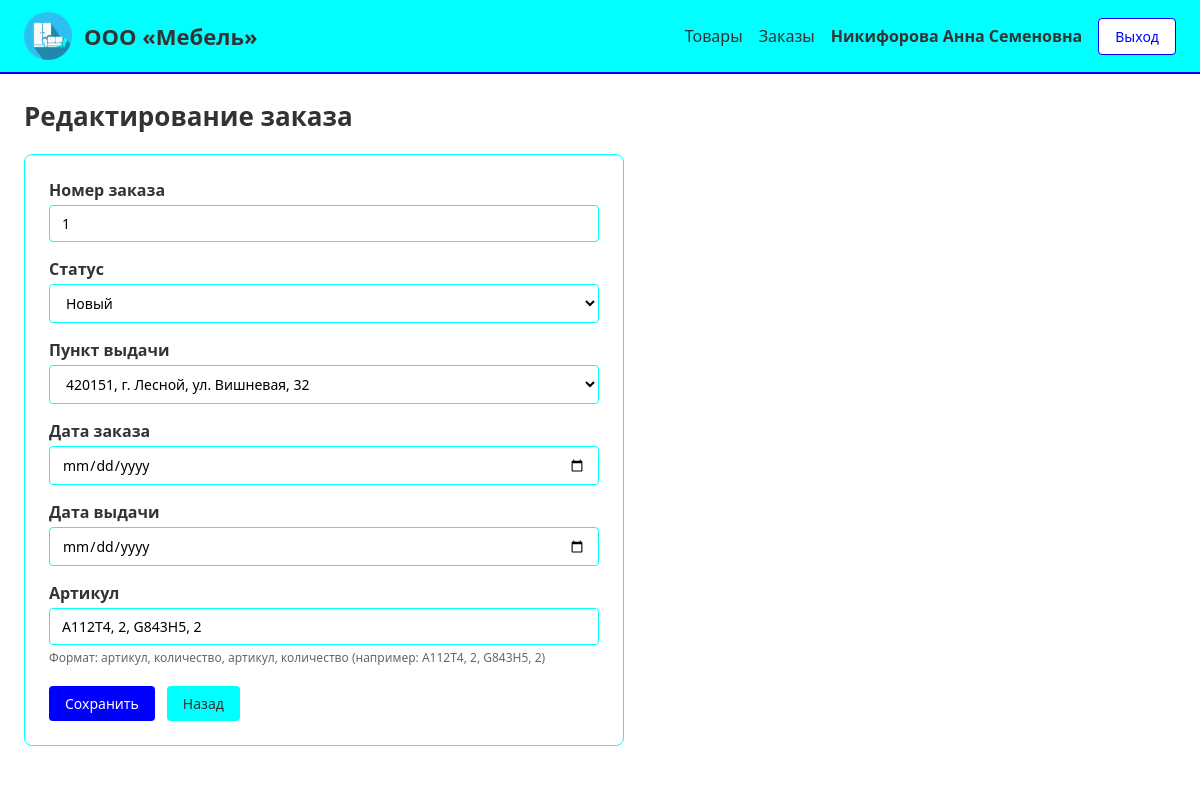
The page /orders/1/edit/ (signed in) on the database its author committed.
### shop/models.py (models this page shows, shortened)
class AppUser(models.Model):
    role = models.CharField('Роль', max_length=20, choices=Role.choices)
    full_name = models.CharField('ФИО', max_length=200)
    login = models.EmailField('Логин', unique=True)
    password = models.CharField('Пароль', max_length=100)
    class Meta:
        verbose_name = 'Пользователь'
        verbose_name_plural = 'Пользователи'

class Order(models.Model):
    number = models.PositiveIntegerField('Номер заказа', unique=True)
    status = models.ForeignKey(
        OrderStatus, on_delete=models.PROTECT, verbose_name='Статус',
    )
    pickup_point = models.ForeignKey(
        PickupPoint, on_delete=models.PROTECT, verbose_name='Пункт выдачи',
    )
    order_date = models.DateField('Дата заказа')
    delivery_date = models.DateField('Дата выдачи')
    client = models.ForeignKey(
        AppUser, on_delete=models.PROTECT,
        verbose_name='Клиент', limit_choices_to={'role': Role.CLIENT},
    )
    pickup_code = models.PositiveIntegerField('Код для получения')
    class Meta:
        verbose_name = 'Заказ'
        verbose_name_plural = 'Заказы'
        ordering = ['number']
    @property
    def articles_display(self):
        items = self.items.select_related('product').all()
        parts = []
        for item in items:
            parts.append(f'{item.product.article}, {item.quantity}')
        return ', '.join(parts)

### shop/views.py (the view)
# urls.py: path('orders/<int:pk>/edit/', views.order_edit_view, name='order_edit'),
@admin_required
def order_edit_view(request, pk):
    order = get_object_or_404(Order, pk=pk)
    if request.session.get('editing_order_id') and request.session['editing_order_id'] != pk:
        messages.warning(request, 'Уже открыто окно редактирования другого заказа.')
        return redirect('order_edit', pk=request.session['editing_order_id'])
    request.session['editing_order_id'] = pk
    if request.method == 'POST':
        form = OrderForm(request.POST, instance=order)
        if form.is_valid():
            updated = form.save()
            order.items.all().delete()
            for item in form.cleaned_items:
                OrderItem.objects.create(
                    order=updated,
                    product=item['product'],
                    quantity=item['quantity'],
                )
            request.session.pop('editing_order_id', None)
            messages.success(request, f'Заказ №{updated.number} успешно обновлён.')
            return redirect('order_list')
    else:
        form = OrderForm(instance=order)
    return render(request, 'shop/order_form.html', {
        'form': form,
        'order': order,
        'is_edit': True,
        'page_title': 'Редактирование заказа',
        'current_user': get_current_user(request),
    })

### shop/forms.py (shortened to what this page needs)
class OrderForm(forms.ModelForm):
    articles = forms.CharField(
        label='Артикул',
        help_text='Формат: артикул, количество, артикул, количество (например: А112Т4, 2, G843H5, 2)',
        widget=forms.TextInput(attrs={
            'placeholder': 'А112Т4, 2, G843H5, 2', 'class': 'input',
        }),
    )
    class Meta:
        model = Order
        fields = [
            'status', 'pickup_point', 'order_date', 'delivery_date',
        ]
        widgets = {
            'status': forms.Select(attrs={'class': 'select'}),
            'pickup_point': forms.Select(attrs={'class': 'select'}),
            'order_date': forms.DateInput(attrs={'type': 'date', 'class': 'input'}),
            'delivery_date': forms.DateInput(attrs={'type': 'date', 'class': 'input'}),
        }
    def __init__(self, *args, **kwargs):
        super().__init__(*args, **kwargs)
        self.fields['status'].queryset = OrderStatus.objects.order_by('name')
        self.fields['pickup_point'].queryset = PickupPoint.objects.order_by('id')
        if self.instance.pk:
            self.fields['articles'].initial = self.instance.articles_display

### shop/models.py (called while the page is built)
    def __str__(self):
        return self.address

    def __str__(self):
        return self.name

### shop/views.py (called while the page is built)
def get_current_user(request):
    user_id = request.session.get('user_id')
    if user_id:
        return AppUser.objects.filter(pk=user_id).first()
    return None

### templates/shop/order_form.html (shortened to what this page needs)
{% extends 'base.html' %}
{% block content %}
<div class="form-page">
    <form method="post" class="form form--wide">
        {% if is_edit %}
        <div class="form-group">
            <label>Номер заказа</label>
            <input type="text" value="{{ order.number }}" readonly class="input input--readonly">
        </div>
        {% endif %}
        {% for field in form %}
        <div class="form-group">
            <label for="{{ field.id_for_label }}">{{ field.label }}</label>
            {{ field }}
            {% if field.help_text %}
                <span class="form-hint">{{ field.help_text }}</span>
            {% endif %}
        </div>
        {% endfor %}
        <div class="form-actions">
            <button type="submit" class="btn btn--primary">
                {% if is_edit %}Сохранить{% else %}Добавить{% endif %}
            </button>
            <a href="{% url 'order_list' %}" class="btn btn--secondary">Назад</a>
        </div>
    </form>
</div>
{% endblock %}

### templates/base.html (shortened to what this page needs)
{% load static %}
<!DOCTYPE html>
<html lang="ru">
<head>
    <link rel="stylesheet" href="{% static 'css/style.css' %}">
</head>
<body>
    <header class="header">
        <div class="header__logo">
            <img src="{% static 'images/icon.png' %}" alt="Логотип компании" class="header__logo-img">
            <span class="header__logo-text">ООО «Мебель»</span>
        </div>
        <nav class="header__nav">
            {% if current_user %}
                <a href="{% url 'product_list' %}" class="nav-link">Товары</a>
                {% if current_user.role == 'manager' or current_user.role == 'admin' %}
                    <a href="{% url 'order_list' %}" class="nav-link">Заказы</a>
                {% endif %}
                <span class="header__user">{{ current_user.full_name }}</span>
                <a href="{% url 'logout' %}" class="btn btn--outline">Выход</a>
            {% else %}
                <a href="{% url 'login' %}" class="nav-link">Вход</a>
            {% endif %}
        </nav>
    </header>
    <main class="main">
        <h1 class="page-title">{% block page_heading %}{{ page_title }}{% endblock %}</h1>
        {% block content %}{% endblock %}
    </main>
</body>
</html>

### static/css/style.css (style rules this page uses)
* { margin: 0; padding: 0; box-sizing: border-box; }
body { font-family: Calibri, 'Segoe UI', sans-serif; background-color: #FFFFFF; color: #333333; min-height: 100vh; }
.header { background-color: #00FFFF; padding: 12px 24px; display: flex; justify-content: space-between; align-items: center; border-bottom: 2px solid #0000FF; }
.header__logo { display: flex; align-items: center; gap: 12px; }
.header__logo-img { height: 48px; width: auto; object-fit: contain; }
.header__logo-text { font-size: 22px; font-weight: bold; color: #333333; }
.header__nav { display: flex; align-items: center; gap: 16px; }
.header__user { font-weight: bold; color: #333333; }
.nav-link { color: #333333; text-decoration: none; font-size: 16px; }
.main { padding: 24px; max-width: 1400px; margin: 0 auto; background-color: #FFFFFF; }
.page-title { font-size: 26px; margin-bottom: 20px; color: #333333; }
.btn { display: inline-block; padding: 8px 16px; border: none; border-radius: 4px; cursor: pointer; font-family: Calibri, 'Segoe UI', sans-serif; font-size: 14px; text-decoration: none; text-align: center; }
.btn--primary { background-color: #0000FF; color: #FFFFFF; }
.btn--secondary { background-color: #00FFFF; color: #333333; }
.btn--outline { background-color: #FFFFFF; border: 1px solid #0000FF; color: #0000FF; }
.form-group { margin-bottom: 16px; text-align: left; }
.form-group label { display: block; margin-bottom: 4px; font-weight: bold; }
.input, .select, select, input[type="text"], input[type="email"], input[type="password"], input[type="number"], input[type="date"], textarea, input[type="file"] { width: 100%; padding: 8px 12px; border: 1px solid #00FFFF; border-radius: 4px; font-family: Calibri, 'Segoe UI', sans-serif; font-size: 14px; background-color: #FFFFFF; }
.input--readonly { background-color: #f0f0f0; }
.form-hint { color: #666666; font-size: 12px; display: block; margin-top: 4px; }
.form-actions { display: flex; gap: 12px; margin-top: 20px; }
.form-page { max-width: 600px; }
.form--wide { background-color: #FFFFFF; border: 1px solid #00FFFF; border-radius: 8px; padding: 24px; }

### rows shown on the page
AppUser: full_name "Никифорова Анна Семеновна"
Order: number "1", form "Новый" "420151, г. Лесной, ул. Вишневая, 32"

### other values the page prints
{{ page_title }} "Редактирование заказа"
{{ field.label }} "Статус" "Пункт выдачи" "Дата заказа" "Дата выдачи" "Артикул"
{{ field.help_text }} "Формат: артикул, количество, артикул, количество (например: А112Т4, 2, G843H5, 2)"
